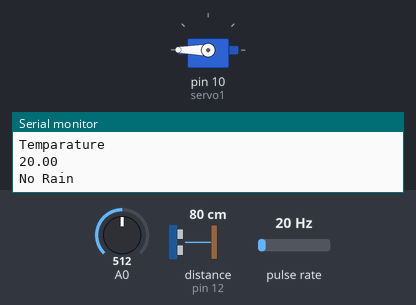
Bench run of a sketch on a simulated Arduino Uno, built with avr-gcc and run on an emulated ATmega328P. Parts: servo, the last lines printed to the serial monitor. Wiring (inferred from the names in the program): ultrasonic range finder: trigger pin 11; echo pin 12; pulse sensor: data pin 2. The test bench sets the inputs (shaded band); at power-on: distance to the obstacle (sensor on pin 12) 80 cm, A0 = 512, pulse rate 20 Hz. The echo pulse lasts 58.3 µs per cm; the modem accepts every AT command (registered, SIM ready, sends succeed) and sends nothing else.

Above: at 1.2 s.
1.3 s: distance to the obstacle (sensor on pin 12) set to 12 cm
7.6 s: distance to the obstacle (sensor on pin 12) set to 9 cm
At 12.1 s:
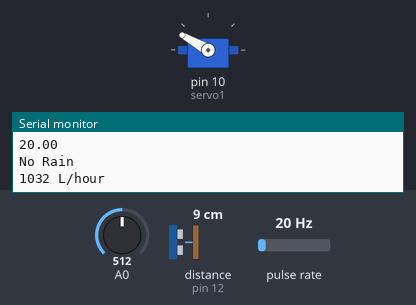
18.9 s: distance to the obstacle (sensor on pin 12) set to 4 cm
23.0 s: distance to the obstacle (sensor on pin 12) set to 2 cm
At 28.7 s:
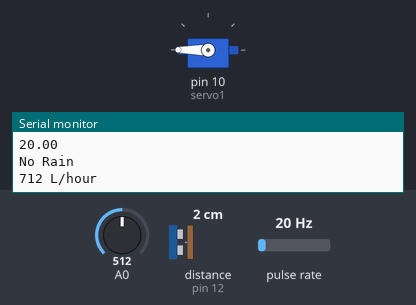
Timing chart, 0 to 30.2 s (numbered marks = the images above; inputs shaded):
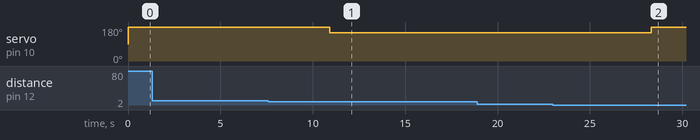

Measured:
- the behaviour switches between 11 and 10 cm on distance to the obstacle (sensor on pin 12) (found by bisection; images 0 and 1)
- the behaviour switches between 3 and 2 cm on distance to the obstacle (sensor on pin 12) (found by bisection; images 1 and 2)
- after the input at 7.6 s, servo on pin 10 (servo1): 180° → 150° after 3.3 s
- after the input at 23.0 s, servo on pin 10 (servo1): 150° → 180° after 5.3 s

The sketch:

dam_sender.ino
```cpp
#include<SoftwareSerial.h>
SoftwareSerial mySerial(8,9);
SoftwareSerial mySerialone(4,5);
#include <Servo.h>
Servo servo1;
const int trigPin = 11;
const int echoPin = 12;
int digital;
int distance;
long duration;
//#include<dht.h>
//dht DHT;
//#define DHT11_PIN 3 //temp sensor:
volatile int flow_frequency; // Measures flow sensor pulses
unsigned int l_hour; // Calculated litres/hour
unsigned char flowsensor = 2; // Sensor Input
unsigned long currentTime;
unsigned long cloopTime;

void setup()
{
servo1.attach(10);
 pinMode(trigPin, OUTPUT);
 pinMode(echoPin, INPUT);// put your setup code here, to run once:
 pinMode(13,INPUT);//led:
 pinMode (4,OUTPUT);//rain drop sensor digital:
 pinMode(flowsensor, INPUT);
 digitalWrite(flowsensor, HIGH); // Optional Internal Pull-Up
 attachInterrupt(0, flow, RISING); // Setup Interrupt
 sei(); // Enable interrupts
 currentTime = millis();
 cloopTime = currentTime;
 Serial.begin(9600);
 mySerial.begin(9600);
 mySerialone.begin(9600);
 }
void flow () // Interrupt function
{
   flow_frequency++;
}
void loop() {
  digitalWrite(trigPin, LOW);
  delayMicroseconds(1);
  digitalWrite(trigPin, HIGH);
  delayMicroseconds(10);
  digitalWrite(trigPin, LOW);
  duration = pulseIn(echoPin, HIGH);
  distance = duration*0.034/2;
  Serial.print("Distance:");
  Serial.println(distance);
  if(distance >1&&distance <10)//ultrasonic
  {
    digitalWrite(13,HIGH);
    delay(1000);
    digitalWrite(13,LOW);
    delay(1000);
  }
  servo1.write(0);
  if(distance >1&&distance <10)
  {//servo
  servo1.write(150);
  }
  else
  {
  servo1.write(180);
  }
   //int chk = DHT.read11(DHT11_PIN);
   float h= 10.0;//DHT.humidity;
   float t= 20.0;//DHT.temperature;
   Serial.println("Humidity " );
   Serial.println(h);
   Serial.println("Temparature ");
   Serial.println(t);
   int rain=analogRead(0);
   String clamp;
   if((rain <300))
   {
   String clamp="Heavy Rain";
   Serial.println(clamp);
   }
   else if((rain <500))
   {
   String clamp="Moderate Rain";
   Serial.println(clamp);
   }
   else
   {
    Serial.println("No Rain");
    }
   // //digital output
   // if(digitalRead(2) == HIGH) Serial.println("No Rain Detected");
   // else Serial.println("Rain Detected");
   delay(250);
   currentTime = millis();
   // Every second, calculate and print litres/hour
   if(currentTime >= (cloopTime + 1000))
   {
      cloopTime = currentTime; // Updates cloopTime
      // Pulse frequency (Hz) = 7.5Q, Q is flow rate in L/min.
      l_hour = (flow_frequency * 60 / 7.5); // (Pulse frequency x 60 min) / 7.5Q = flowrate in L/hour
      flow_frequency = 0; // Reset Counter
      Serial.print(l_hour, DEC); // Print litres/hour
      Serial.println(" L/hour");
   }
    if(distance >= 0)//ultrasonic
  {
   mySerialone.println("AT+CMGF=1");  //Sets the GSM Module in Text Mode
  delay(1000);  // Delay of 1000 milli seconds or 1 second
  mySerialone.println("AT+CMGS=\"+919080718354\"\r");
  delay(1000);
  mySerialone.println("Alert messages from Bhavanisagar dam Sathyamangalam");
  mySerialone.println("distance:"+String(distance)+"   "+"temperature:"+String(t)+"   "+"humidity:"+String(h)+"rain:"+String("heavy rain")+"   "+"FlowLevel:"+String(l_hour)+".");// The SMS text you want to send

  mySerialone.println((char)26);// ASCII code of CTRL+Z
  delay(1000);
  }
  String sensor_data ="a"+String(distance)+"b"+"c"+String(h)+"d"+"f"+String(t)+"g"+"h"+String(clamp)+"j"+"k"+String(l_hour)+"L";
  mySerial.print(sensor_data);
  Serial.println(sensor_data);
  delay(1000);
}
```
